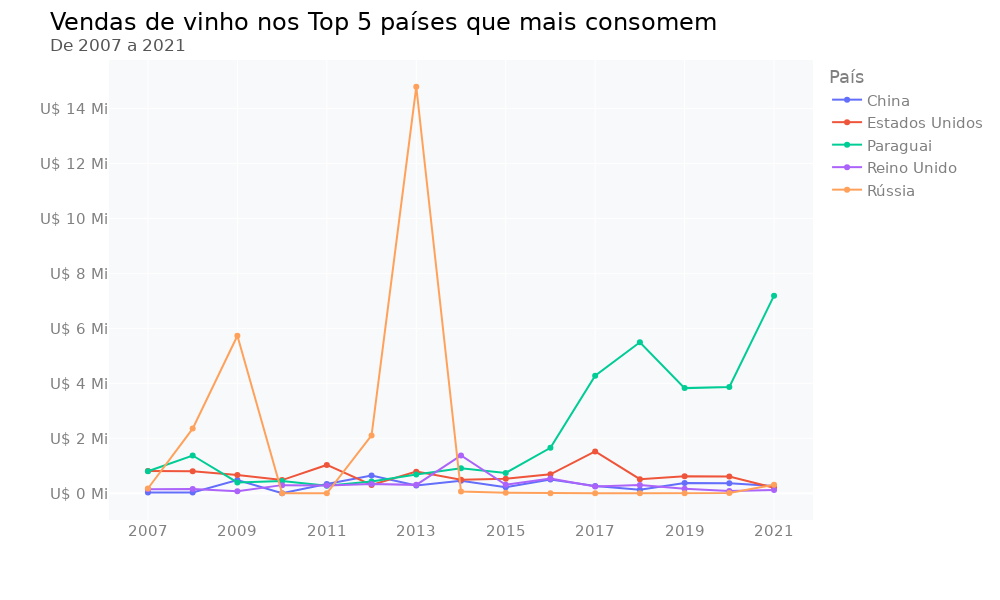

Notebook cell for this chart:
### Code cell
# Importando a biblioteca
import plotly.express as px

fig = px.line(vendas_por_ano_paises, x=vendas_por_ano_paises.index, y=vendas_por_ano_paises.columns, markers = True)

# Ajustando o layout do gráfico
fig.update_layout(width=1000, height=600, font_family = 'DejaVu Sans', font_size=15,
                  font_color= "grey", title_font_color= "black", title_font_size=24,
                  title_text='Vendas de vinho nos Top 5 países que mais consomem' +
                             '<br><sup size=1 style="color:#555655">De 2007 a 2021</sup>',
                  xaxis_title='', yaxis_title='', plot_bgcolor= "#f8f9fa")

# Ajustando os ticks do eixo y para o formato em milhões
fig.update_yaxes(tickprefix="U$ ", ticksuffix=" Mi")

fig.update_xaxes(tickmode='array', tickvals=np.arange(2007,2022,2))

fig.show()

### Figure 1 — Plotly figure (JSON) as saved in the notebook; plotly's stock layout.template omitted (floating-point values rounded to 4 significant figures)
{"data": [{"hovertemplate": "País=China<br>Ano=%{x}<br>value=%{y}<extra></extra>", "legendgroup": "China", "line": {"color": "#636efa", "dash": "solid"}, "marker": {"symbol": "circle"}, "mode": "markers+lines", "name": "China", "orientation": "v", "showlegend": true, "type": "scatter", "x": ["2007", "2008", "2009", "2010", "2011", "2012", "2013", "2014", "2015", "2016", "2017", "2018", "2019", "2020", "2021"], "xaxis": "x", "y": [0.03039, 0.02593, 0.4824, 0.002358, 0.3349, 0.6422, 0.28, 0.4553, 0.2229, 0.4996, 0.2661, 0.1263, 0.3768, 0.363, 0.2641], "yaxis": "y"}, {"hovertemplate": "País=Estados Unidos<br>Ano=%{x}<br>value=%{y}<extra></extra>", "legendgroup": "Estados Unidos", "line": {"color": "#EF553B", "dash": "solid"}, "marker": {"symbol": "circle"}, "mode": "markers+lines", "name": "Estados Unidos", "orientation": "v", "showlegend": true, "type": "scatter", "x": ["2007", "2008", "2009", "2010", "2011", "2012", "2013", "2014", "2015", "2016", "2017", "2018", "2019", "2020", "2021"], "xaxis": "x", "y": [0.81, 0.8046, 0.6601, 0.4786, 1.03, 0.304, 0.7866, 0.4942, 0.5241, 0.6874, 1.524, 0.5125, 0.6163, 0.6108, 0.2036], "yaxis": "y"}, {"hovertemplate": "País=Paraguai<br>Ano=%{x}<br>value=%{y}<extra></extra>", "legendgroup": "Paraguai", "line": {"color": "#00cc96", "dash": "solid"}, "marker": {"symbol": "circle"}, "mode": "markers+lines", "name": "Paraguai", "orientation": "v", "showlegend": true, "type": "scatter", "x": ["2007", "2008", "2009", "2010", "2011", "2012", "2013", "2014", "2015", "2016", "2017", "2018", "2019", "2020", "2021"], "xaxis": "x", "y": [0.8015, 1.374, 0.3921, 0.4492, 0.2763, 0.4283, 0.6808, 0.908, 0.7414, 1.655, 4.275, 5.494, 3.827, 3.869, 7.192], "yaxis": "y"}, {"hovertemplate": "País=Reino Unido<br>Ano=%{x}<br>value=%{y}<extra></extra>", "legendgroup": "Reino Unido", "line": {"color": "#ab63fa", "dash": "solid"}, "marker": {"symbol": "circle"}, "mode": "markers+lines", "name": "Reino Unido", "orientation": "v", "showlegend": true, "type": "scatter", "x": ["2007", "2008", "2009", "2010", "2011", "2012", "2013", "2014", "2015", "2016", "2017", "2018", "2019", "2020", "2021"], "xaxis": "x", "y": [0.1442, 0.1551, 0.06879, 0.2957, 0.2856, 0.3349, 0.305, 1.374, 0.3084, 0.5367, 0.2429, 0.2968, 0.1646, 0.08272, 0.1224], "yaxis": "y"}, {"hovertemplate": "País=Rússia<br>Ano=%{x}<br>value=%{y}<extra></extra>", "legendgroup": "Rússia", "line": {"color": "#FFA15A", "dash": "solid"}, "marker": {"symbol": "circle"}, "mode": "markers+lines", "name": "Rússia", "orientation": "v", "showlegend": true, "type": "scatter", "x": ["2007", "2008", "2009", "2010", "2011", "2012", "2013", "2014", "2015", "2016", "2017", "2018", "2019", "2020", "2021"], "xaxis": "x", "y": [0.1732, 2.353, 5.732, 0, 0, 2.104, 14.8, 0.06144, 0.01824, 0, 0, 0, 0, 0.00855, 0.3129], "yaxis": "y"}], "layout": {"font": {"color": "grey", "family": "DejaVu Sans", "size": 15}, "height": 600, "legend": {"title": {"text": "País"}, "tracegroupgap": 0}, "margin": {"t": 60}, "plot_bgcolor": "#f8f9fa", "title": {"font": {"color": "black", "size": 24}, "text": "Vendas de vinho nos Top 5 países que mais consomem<br><sup size=1 style=\"color:#555655\">De 2007 a 2021</sup>"}, "width": 1000, "xaxis": {"anchor": "y", "domain": [0, 1], "tickmode": "array", "tickvals": [2007, 2009, 2011, 2013, 2015, 2017, 2019, 2021], "title": {"text": ""}}, "yaxis": {"anchor": "x", "domain": [0, 1], "tickprefix": "U$ ", "ticksuffix": " Mi", "title": {"text": ""}}}}
